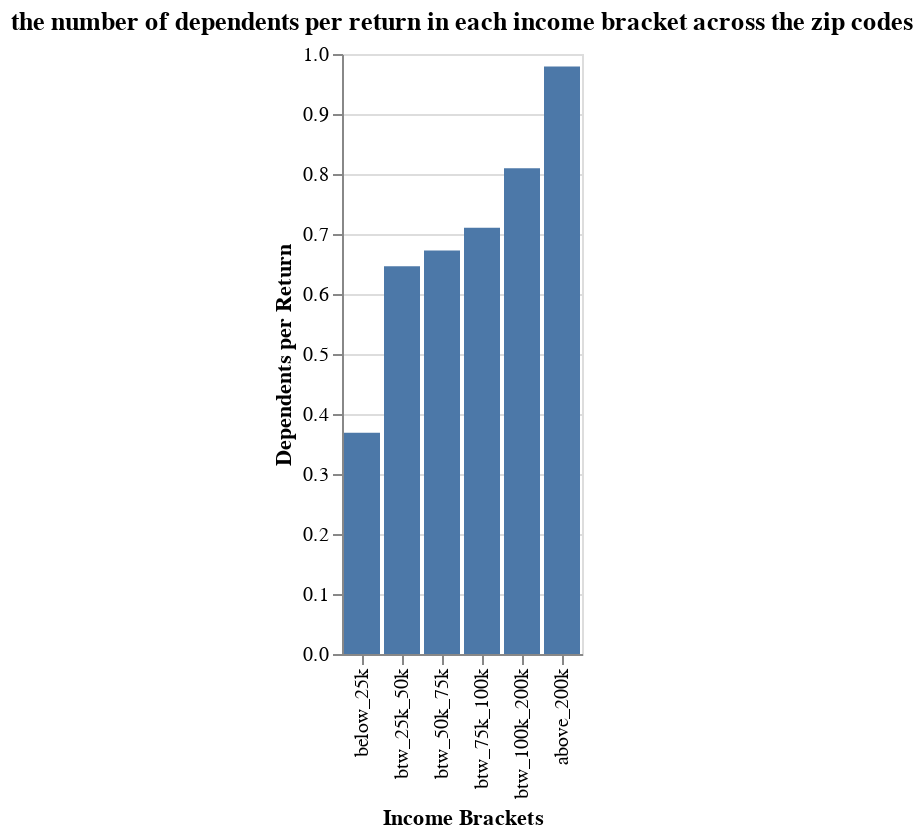

Notebook code cell kept with this figure:
### Code cell
alt.Chart(dep_return).mark_bar().encode(
    X, y= 'Dependents per Return'
).properties(title='the number of dependents per return in each income bracket across the zip codes')

### Figure 1 — Vega-Lite specification as saved in the notebook (floating-point values rounded to 4 significant figures)
{"config": {"view": {"continuousWidth": 400, "continuousHeight": 300}}, "data": {"name": "data-7be84f7e4fef9e05817ad49f773c04bc"}, "mark": "bar", "encoding": {"x": {"bin": false, "field": "Income Brackets", "sort": ["below_25k", "btw_25k_50k", "btw_50k_75k", "btw_75k_100k", "btw_100k_200k", "above_200k"], "type": "nominal"}, "y": {"field": "Dependents per Return", "type": "quantitative"}}, "title": "the number of dependents per return in each income bracket across the zip codes", "$schema": "https://vega.github.io/schema/vega-lite/v4.17.0.json", "datasets": {"data-7be84f7e4fef9e05817ad49f773c04bc": [{"Income Brackets": "below_25k", "Total Returns": 1032180, "Total Dependents": 380680, "Dependents per Return": 0.3688}, {"Income Brackets": "btw_25k_50k", "Total Returns": 802720, "Total Dependents": 518710, "Dependents per Return": 0.6462}, {"Income Brackets": "btw_50k_75k", "Total Returns": 499980, "Total Dependents": 336240, "Dependents per Return": 0.6725}, {"Income Brackets": "btw_75k_100k", "Total Returns": 342870, "Total Dependents": 243590, "Dependents per Return": 0.7104}, {"Income Brackets": "btw_100k_200k", "Total Returns": 525510, "Total Dependents": 425550, "Dependents per Return": 0.8098}, {"Income Brackets": "above_200k", "Total Returns": 183630, "Total Dependents": 179810, "Dependents per Return": 0.9792}]}}
